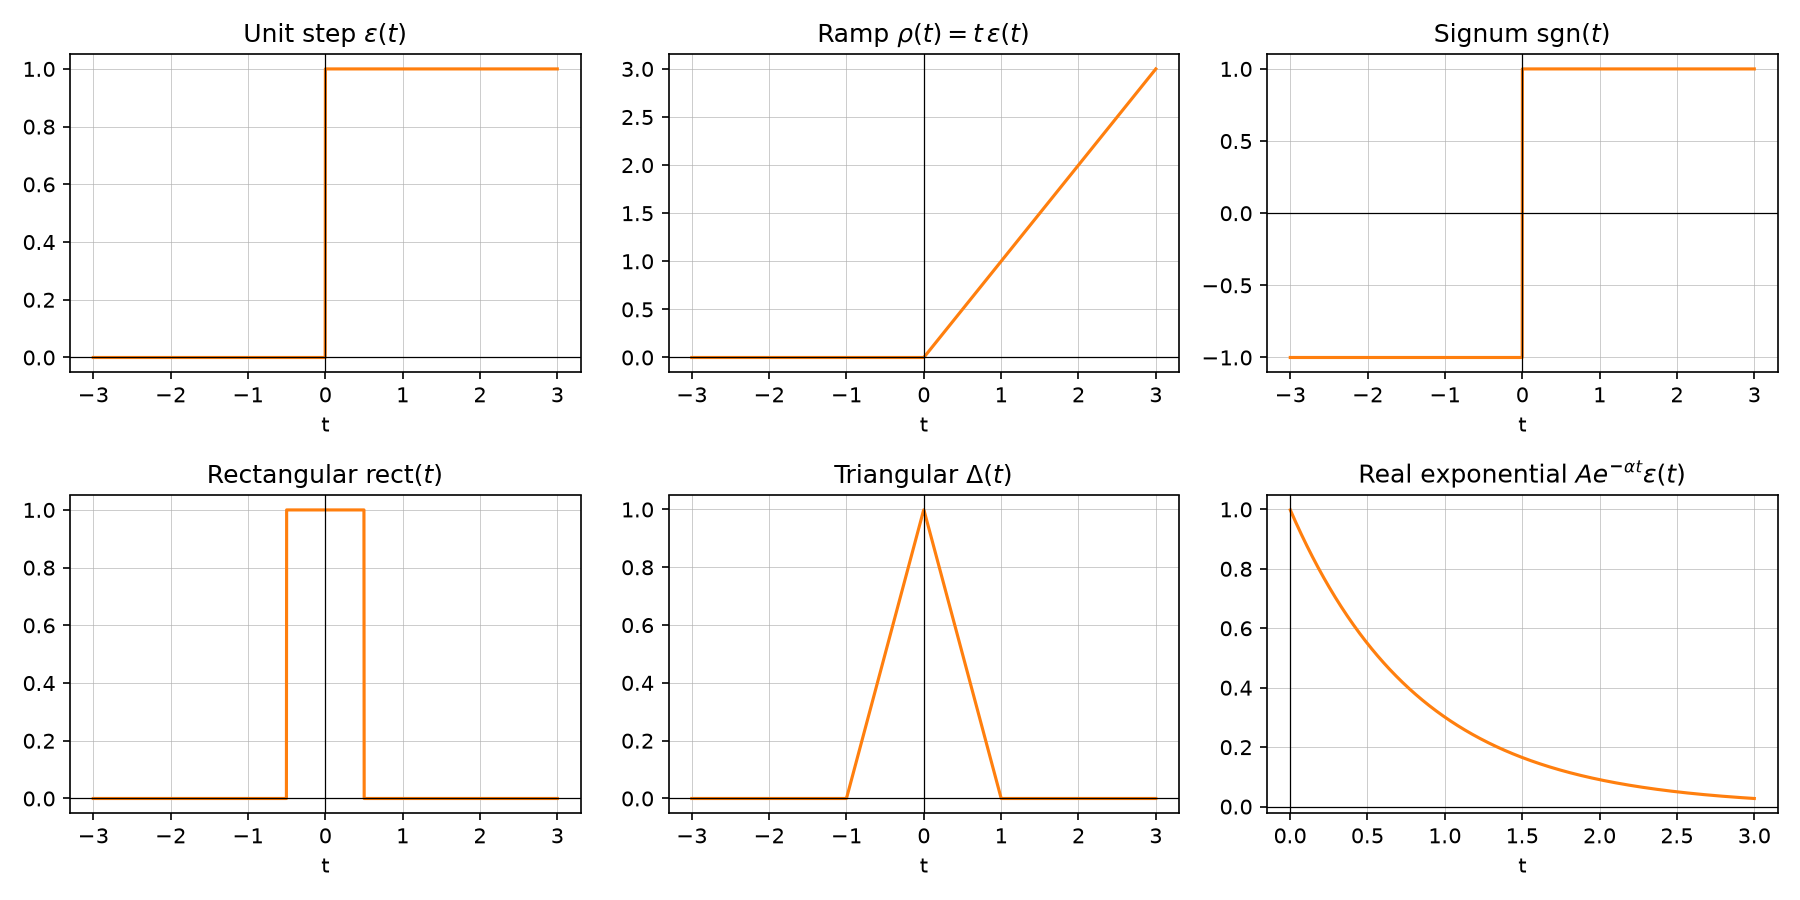

Recreate this plot in Python.
"""Plot the elementary continuous-time signals from Lecture 1 (signals_1.pdf, p.3-4).

Generates wiki/assets/plots/elementary_signals.png showing the unit step,
ramp, signum, rectangular, triangular, and real exponential functions.
"""
import numpy as np
import matplotlib.pyplot as plt

t = np.linspace(-3, 3, 2000)

step = np.where(t > 0, 1.0, np.where(t < 0, 0.0, 0.5))
ramp = t * step
sgn = np.where(t > 0, 1.0, np.where(t < 0, -1.0, 0.0))
rect = np.where(np.abs(t) < 0.5, 1.0, np.where(np.abs(t) == 0.5, 0.5, 0.0))
tri = np.where(np.abs(t) > 1, 0.0, 1 - np.abs(t))
alpha = 1.2
exp_fn = np.where(t >= 0, np.exp(-alpha * t), np.nan)

fig, axes = plt.subplots(2, 3, figsize=(12, 6))

axes[0, 0].plot(t, step, color="tab:orange")
axes[0, 0].set_title(r"Unit step $\varepsilon(t)$")

axes[0, 1].plot(t, ramp, color="tab:orange")
axes[0, 1].set_title(r"Ramp $\rho(t) = t\,\varepsilon(t)$")

axes[0, 2].plot(t, sgn, color="tab:orange")
axes[0, 2].set_title(r"Signum $\mathrm{sgn}(t)$")

axes[1, 0].plot(t, rect, color="tab:orange")
axes[1, 0].set_title(r"Rectangular $\mathrm{rect}(t)$")

axes[1, 1].plot(t, tri, color="tab:orange")
axes[1, 1].set_title(r"Triangular $\Delta(t)$")

axes[1, 2].plot(t, exp_fn, color="tab:orange")
axes[1, 2].set_title(r"Real exponential $A e^{-\alpha t}\varepsilon(t)$")

for ax in axes.flat:
    ax.axhline(0, color="black", linewidth=0.6)
    ax.axvline(0, color="black", linewidth=0.6)
    ax.grid(True, linewidth=0.3)
    ax.set_xlabel("t")

fig.tight_layout()
fig.savefig("wiki/assets/plots/elementary_signals.png", dpi=150)
print("saved")
